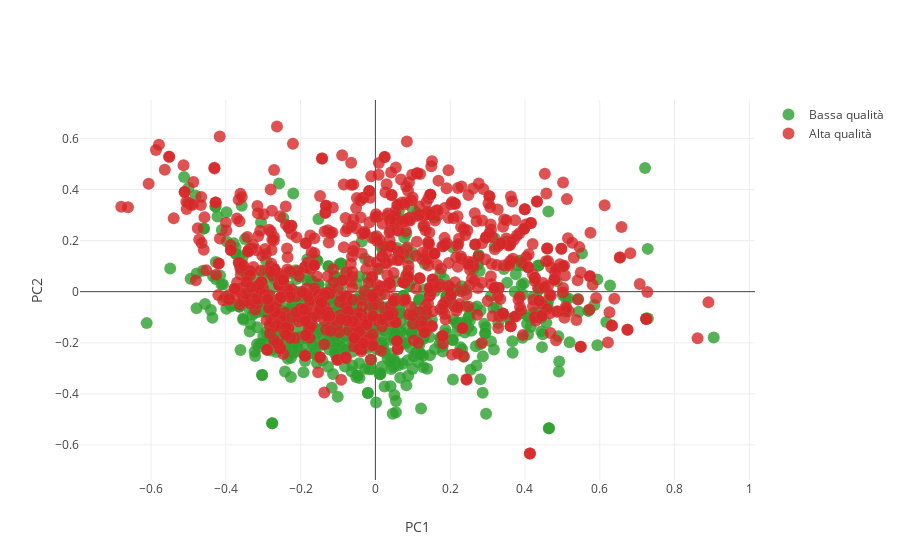

Source (notebook cell):
### Code cell
my_pca = doPCA(df_norm)

### Figure 1 — Plotly figure (JSON) as saved in the notebook; plotly's stock layout.template omitted (floating-point values rounded to 4 significant figures; data arrays with more than 128 entries replaced by an {"elided": "..."} marker saying what was removed)
{"data": [{"marker": {"color": "#2ca02c", "line": {"color": "rgba(217, 217, 217, 0.14)", "width": 0.5}, "opacity": 0.8, "size": 12}, "mode": "markers", "name": "Bassa qualità", "type": "scatter", "uid": "55ad0f47-9e58-44db-bd3a-771a926b87d2", "x": {"elided": "744 float values"}, "y": {"elided": "744 float values"}}, {"marker": {"color": "#d62728", "line": {"color": "rgba(217, 217, 217, 0.14)", "width": 0.5}, "opacity": 0.8, "size": 12}, "mode": "markers", "name": "Alta qualità", "type": "scatter", "uid": "5aba99e4-0ebc-4f07-9ee7-faa5c650b511", "x": {"elided": "855 float values"}, "y": {"elided": "855 float values"}}], "layout": {"xaxis": {"showline": false, "title": {"text": "PC1"}}, "yaxis": {"showline": false, "title": {"text": "PC2"}}}}
